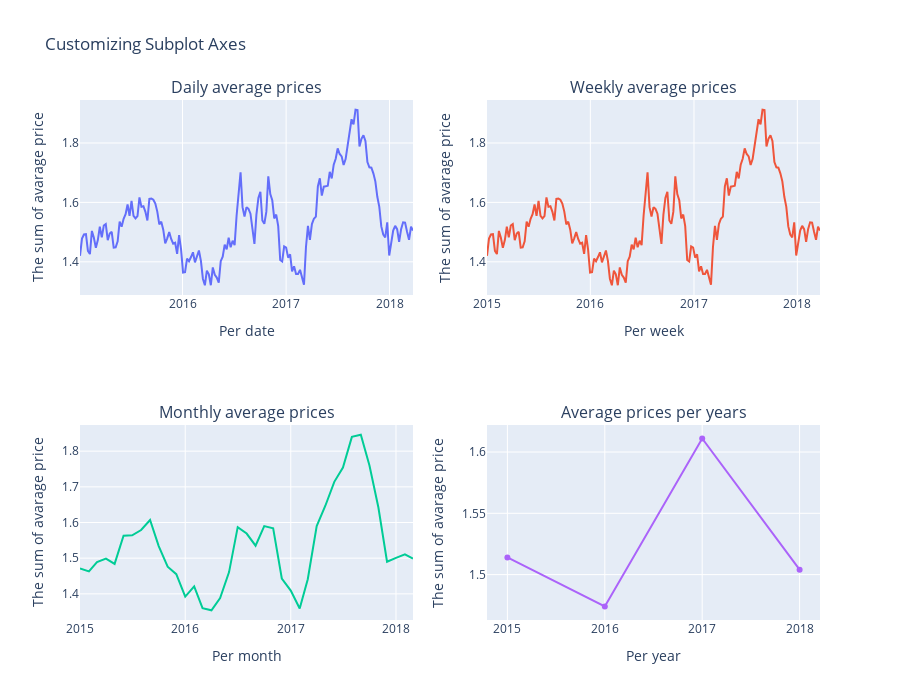

Notebook cell for this chart:
### Markdown cell above
<a id="sub-31"></a>
><div style="font-weight: bold;font-size:20px">2.1 Research of daily, monthly and per year average price</div>
><div style="font-size:16px">
Let's create new dataset with avarage avocado price per day, month and year. After that we'll create lineplots with the use of plotly.express and analyze it</div>

### Code cell
# Initialize figure with subplots
fig = make_subplots(
    rows=2, cols=2, subplot_titles=("Daily average prices", "Weekly average prices",
                                    "Monthly average prices", "Average prices per years")
                                        )

datasets = []
for i in ['date','week','month','year']:
    datasets.append(round(df_filtered.groupby(i)['averageprice'].mean().reset_index(),3))
r, c = 1,1 #rows, cols
    
for i, d in enumerate(datasets):
    # Add traces
    print(r,c)
    fig.add_trace(go.Scatter(x=d.iloc[:,0], y=d['averageprice']), row=r, col=c)
    fig.update_xaxes(title_text='Per ' + d.iloc[:,0].name,row=r, col=c)
    fig.update_yaxes(title_text="The sum of avarage price", row=r, col=c)
    if i == 1:
        r, c = 2, 1
    else:
        c += 1
    
# Update title and height
fig.update_layout(showlegend=False, title_text="Customizing Subplot Axes", height=700)

fig.show()

### Figure 1 — Plotly figure (JSON) as saved in the notebook; plotly's stock layout.template omitted (floating-point values rounded to 4 significant figures; data arrays with more than 128 entries replaced by an {"elided": "..."} marker saying what was removed)
{"data": [{"type": "scatter", "x": {"elided": "169 str values"}, "xaxis": "x", "y": {"elided": "169 float values"}, "yaxis": "y"}, {"type": "scatter", "x": {"elided": "169 str values"}, "xaxis": "x2", "y": {"elided": "169 float values"}, "yaxis": "y2"}, {"type": "scatter", "x": ["2015-01-01T00:00:00", "2015-02-01T00:00:00", "2015-03-01T00:00:00", "2015-04-01T00:00:00", "2015-05-01T00:00:00", "2015-06-01T00:00:00", "2015-07-01T00:00:00", "2015-08-01T00:00:00", "2015-09-01T00:00:00", "2015-10-01T00:00:00", "2015-11-01T00:00:00", "2015-12-01T00:00:00", "2016-01-01T00:00:00", "2016-02-01T00:00:00", "2016-03-01T00:00:00", "2016-04-01T00:00:00", "2016-05-01T00:00:00", "2016-06-01T00:00:00", "2016-07-01T00:00:00", "2016-08-01T00:00:00", "2016-09-01T00:00:00", "2016-10-01T00:00:00", "2016-11-01T00:00:00", "2016-12-01T00:00:00", "2017-01-01T00:00:00", "2017-02-01T00:00:00", "2017-03-01T00:00:00", "2017-04-01T00:00:00", "2017-05-01T00:00:00", "2017-06-01T00:00:00", "2017-07-01T00:00:00", "2017-08-01T00:00:00", "2017-09-01T00:00:00", "2017-10-01T00:00:00", "2017-11-01T00:00:00", "2017-12-01T00:00:00", "2018-01-01T00:00:00", "2018-02-01T00:00:00", "2018-03-01T00:00:00"], "xaxis": "x3", "y": [1.471, 1.463, 1.489, 1.499, 1.484, 1.563, 1.564, 1.579, 1.607, 1.534, 1.476, 1.455, 1.392, 1.421, 1.36, 1.354, 1.388, 1.461, 1.587, 1.569, 1.535, 1.59, 1.584, 1.443, 1.409, 1.359, 1.441, 1.59, 1.647, 1.714, 1.754, 1.84, 1.846, 1.76, 1.642, 1.49, 1.501, 1.511, 1.499], "yaxis": "y3"}, {"type": "scatter", "x": [2015, 2016, 2017, 2018], "xaxis": "x4", "y": [1.514, 1.474, 1.611, 1.504], "yaxis": "y4"}], "layout": {"annotations": [{"font": {"size": 16}, "showarrow": false, "text": "Daily average prices", "x": 0.225, "xanchor": "center", "xref": "paper", "y": 1, "yanchor": "bottom", "yref": "paper"}, {"font": {"size": 16}, "showarrow": false, "text": "Weekly average prices", "x": 0.775, "xanchor": "center", "xref": "paper", "y": 1, "yanchor": "bottom", "yref": "paper"}, {"font": {"size": 16}, "showarrow": false, "text": "Monthly average prices", "x": 0.225, "xanchor": "center", "xref": "paper", "y": 0.375, "yanchor": "bottom", "yref": "paper"}, {"font": {"size": 16}, "showarrow": false, "text": "Average prices per years", "x": 0.775, "xanchor": "center", "xref": "paper", "y": 0.375, "yanchor": "bottom", "yref": "paper"}], "height": 700, "showlegend": false, "title": {"text": "Customizing Subplot Axes"}, "xaxis": {"anchor": "y", "domain": [0, 0.45], "title": {"text": "Per date"}}, "xaxis2": {"anchor": "y2", "domain": [0.55, 1], "title": {"text": "Per week"}}, "xaxis3": {"anchor": "y3", "domain": [0, 0.45], "title": {"text": "Per month"}}, "xaxis4": {"anchor": "y4", "domain": [0.55, 1], "title": {"text": "Per year"}}, "yaxis": {"anchor": "x", "domain": [0.625, 1], "title": {"text": "The sum of avarage price"}}, "yaxis2": {"anchor": "x2", "domain": [0.625, 1], "title": {"text": "The sum of avarage price"}}, "yaxis3": {"anchor": "x3", "domain": [0, 0.375], "title": {"text": "The sum of avarage price"}}, "yaxis4": {"anchor": "x4", "domain": [0, 0.375], "title": {"text": "The sum of avarage price"}}}}
